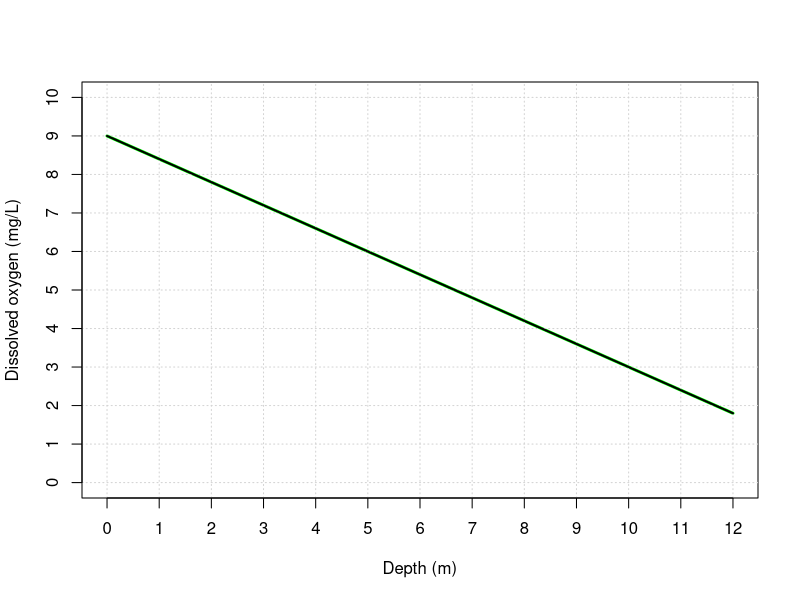
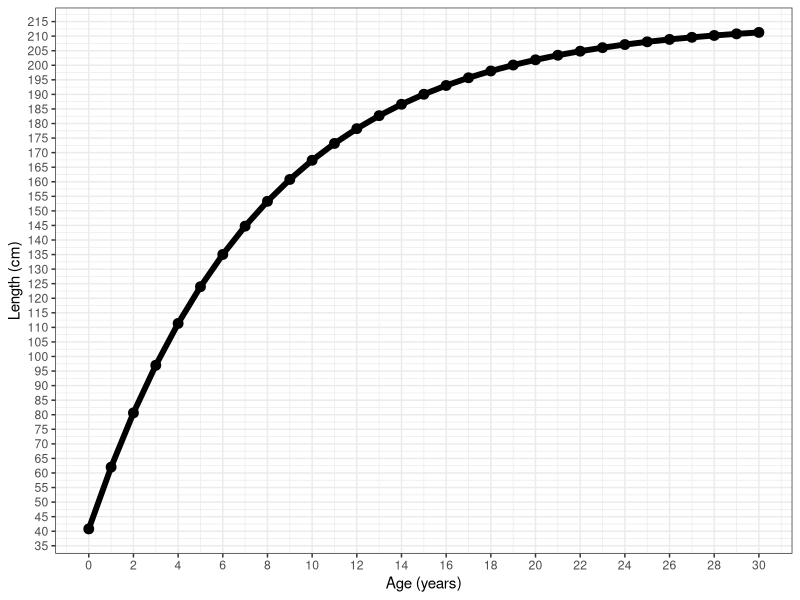

Reproduce these figures in R, in order.
## ---- chunk 1
knitr::opts_chunk$set(echo = TRUE,message=FALSE,warning=FALSE)

library(tidyverse)
## ---- chunk 2
#| echo: false
#| fig-align: center
#| out-width: "70%"
depth <- seq(0, 12, length.out = 100)
DO <- -0.6*depth + 9

plot(depth, DO, type = "l", lwd = 3, col = "green",
     xlim = c(0, 12), ylim = c(0, 10),
     xlab = "Depth (m)", ylab = "Dissolved oxygen (mg/L)",
     xaxt = "n", yaxt = "n")
abline(h = seq(0, 10, by = 1), col = "lightgray", lty = "dotted")
abline(v = seq(0, 12, by = 1), col = "lightgray", lty = "dotted")
axis(1, at = seq(0, 12, by = 1))
axis(2, at = seq(0, 10, by = 1))
lines(depth, DO, lwd = 2)
## ---- chunk 3
#| echo: false

vb<-function(a,l,k,t0){
  l*(1-exp(-k*(a-t0)))
}

x=seq(0,30)

length=vb(x,214.8,.13,-1.62)

p1<-ggplot()+
  geom_point(aes(x=x,y=length),color="black",size=3)+
  geom_line(aes(x=x,y=length),color="black",size=2)+
  theme_bw()+
  scale_y_continuous(breaks=seq(35,215,5))+
  scale_x_continuous(breaks=seq(0,32,by=2))+
  labs(x="Age (years)",y="Length (cm)")

p1
